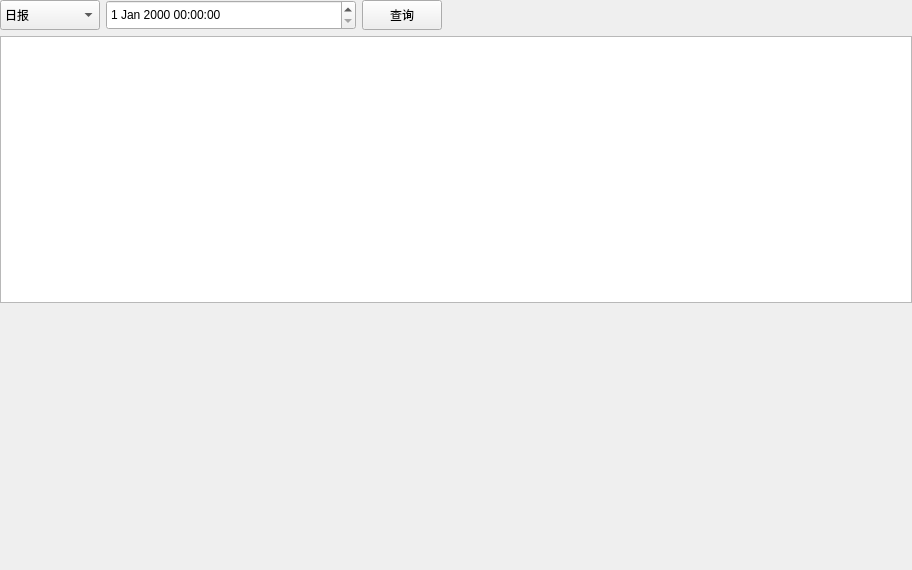
<?xml version="1.0" encoding="UTF-8"?>
<ui version="4.0">
 <class>StatisticAnalysis</class>
 <widget class="QWidget" name="StatisticAnalysis">
  <property name="geometry">
   <rect>
    <x>0</x>
    <y>0</y>
    <width>912</width>
    <height>570</height>
   </rect>
  </property>
  <property name="windowTitle">
   <string>Form</string>
  </property>
  <layout class="QGridLayout" name="gridLayout" rowstretch="1,5,5" columnstretch="1">
   <property name="margin">
    <number>0</number>
   </property>
   <item row="1" column="0">
    <widget class="QTableWidget" name="tableWidget"/>
   </item>
   <item row="0" column="0">
    <layout class="QHBoxLayout" name="horizontalLayout" stretch="0,0,1,0">
     <item>
      <widget class="QComboBox" name="comboBox">
       <property name="sizePolicy">
        <sizepolicy hsizetype="Expanding" vsizetype="Expanding">
         <horstretch>0</horstretch>
         <verstretch>0</verstretch>
        </sizepolicy>
       </property>
       <property name="maximumSize">
        <size>
         <width>100</width>
         <height>30</height>
        </size>
       </property>
       <item>
        <property name="text">
         <string>日报</string>
        </property>
       </item>
       <item>
        <property name="text">
         <string>周报</string>
        </property>
       </item>
       <item>
        <property name="text">
         <string>月报</string>
        </property>
       </item>
      </widget>
     </item>
     <item>
      <widget class="QDateTimeEdit" name="dateTimeEdit">
       <property name="sizePolicy">
        <sizepolicy hsizetype="Expanding" vsizetype="Expanding">
         <horstretch>0</horstretch>
         <verstretch>0</verstretch>
        </sizepolicy>
       </property>
       <property name="maximumSize">
        <size>
         <width>250</width>
         <height>30</height>
        </size>
       </property>
      </widget>
     </item>
     <item>
      <widget class="QPushButton" name="pushButton_query">
       <property name="sizePolicy">
        <sizepolicy hsizetype="Expanding" vsizetype="Expanding">
         <horstretch>0</horstretch>
         <verstretch>0</verstretch>
        </sizepolicy>
       </property>
       <property name="minimumSize">
        <size>
         <width>1</width>
         <height>1</height>
        </size>
       </property>
       <property name="maximumSize">
        <size>
         <width>80</width>
         <height>30</height>
        </size>
       </property>
       <property name="text">
        <string>查询</string>
       </property>
      </widget>
     </item>
     <item>
      <spacer name="horizontalSpacer_4">
       <property name="orientation">
        <enum>Qt::Horizontal</enum>
       </property>
       <property name="sizeHint" stdset="0">
        <size>
         <width>40</width>
         <height>20</height>
        </size>
       </property>
      </spacer>
     </item>
    </layout>
   </item>
   <item row="2" column="0">
    <spacer name="verticalSpacer">
     <property name="orientation">
      <enum>Qt::Vertical</enum>
     </property>
     <property name="sizeHint" stdset="0">
      <size>
       <width>20</width>
       <height>40</height>
      </size>
     </property>
    </spacer>
   </item>
  </layout>
 </widget>
 <resources/>
 <connections/>
</ui>
